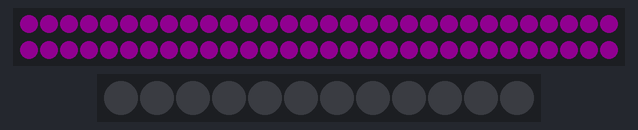
A sketch run on a simulated Arduino Uno, built with avr-gcc and run on an emulated ATmega328P. Parts: 60 RGB LEDs in strip order, left to right, continuing on the next row, 12 RGB LEDs in strip order, left to right. Dim RGB values are drawn brighter than linear; the local clock reads 2024-03-15 10:24:30 at power-on unless the sketch sets it.

Above: at 2.4 s.
At 3.7 s:
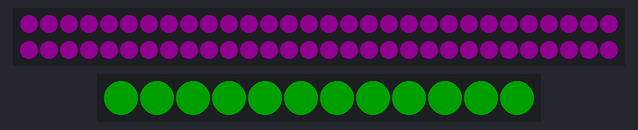
At 4.8 s:
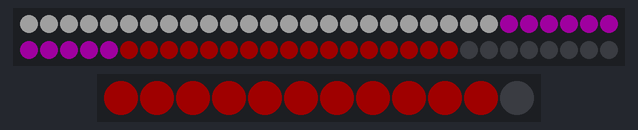
At 21.2 s:
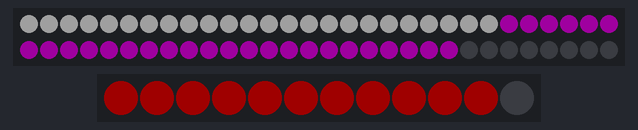
At 29.1 s:
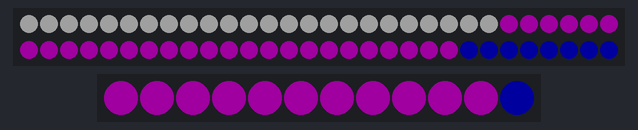
At 38.2 s:
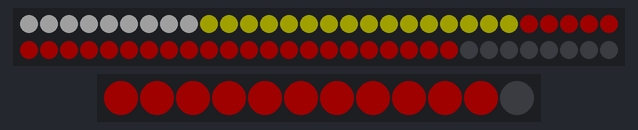

The sketch:

WS2812DS1307_60_12_clock.ino
```cpp
// (licence header left out)
#include <Wire.h>
#include <RTClib.h>
#include <Adafruit_NeoPixel.h>

#define PIXELPIN0 2
#define PIXELPIN 3

#define BRIGHTNESS 32

RTC_DS1307 RTC;
DateTime Clock;

Adafruit_NeoPixel strip0 = Adafruit_NeoPixel(12, PIXELPIN0, NEO_GRB + NEO_KHZ800);
Adafruit_NeoPixel strip = Adafruit_NeoPixel(60, PIXELPIN, NEO_GRB + NEO_KHZ800);

byte dialval, hourval, minuteval, secondval;

byte pixelColorRed, pixelColorGreen, pixelColorBlue;

void setup () {
  Wire.begin();
  RTC.begin();
//  Serial.begin(9600);   // Un Comment to output serial.....
  pinMode(PIXELPIN, OUTPUT);
  pinMode(PIXELPIN0, OUTPUT);
  if (! RTC.isrunning()) {
	Serial.println("RTC is NOT running!");
	RTC.adjust(DateTime(__DATE__, __TIME__));
  }
  strip.begin();
  strip.setBrightness(BRIGHTNESS);
  delay(50);
  colorWipe(strip.Color(125, 0, 125), 10);
  colorWipe(strip.Color(0, 255, 0), 10);
  colorWipe(strip.Color(125, 0, 125), 10);
  delay(500);
  strip0.begin();
  strip0.setBrightness(BRIGHTNESS);
  delay(50);
  colorWipe0(strip0.Color(125, 0, 125), 30);
  colorWipe0(strip0.Color(0, 255, 0), 40);
  colorWipe0(strip0.Color(125, 0, 125), 20);
  colorWipe0(strip0.Color(0, 0, 0), 10);
  delay(500);

}

void loop () {
  Clock = RTC.now();

  secondval = Clock.second();
  minuteval = Clock.minute();
  hourval = Clock.hour();
  dialval = Clock.hour();
  if(hourval > 11) hourval -= 12; // This clock is 12 hour, if 13-23, convert to 0-11
  if(dialval > 11) dialval -= 12; // This clock is 12 hour, if 13-23, convert to 0-11
  hourval = ((((hourval*60) / 12) - 1)+(minuteval / 12));  //Represent the hour number on dial 12 minute steps.
  minuteval =   minuteval - 1; // Adjust the minute to reflect the dial position
  for(uint8_t i=0; i<strip.numPixels(); i++) {

	if (i <= secondval) {
  	pixelColorBlue = 255;
	}
	else {
  	pixelColorBlue = 0;
	}

	if (i <= minuteval) {
  	pixelColorGreen = 255;
	}
	else {
  	pixelColorGreen = 0;
	}

	if (i <= hourval) {
  	pixelColorRed = 255;
	}
	else {
  	pixelColorRed = 0;
	}

	strip.setPixelColor(i, strip.Color(pixelColorRed, pixelColorGreen, pixelColorBlue));

  }
  for(uint8_t i=0; i<strip0.numPixels(); i++) {
	if (i <= dialval) {
  	pixelColorRed = 255;
	}
	else {
  	pixelColorRed = 0;
	}

    	strip0.setPixelColor(i, strip0.Color(pixelColorRed, pixelColorGreen, pixelColorBlue));


  }
/*            // Un Comment to output serial.....
   Serial.print(dialval, DEC);
   Serial.print(':');
   Serial.print(hourval, DEC);
   Serial.print(':');
   Serial.print(minuteval, DEC);
   Serial.print(':');
   Serial.println(secondval, DEC);
  */
  strip.show();
  strip0.show();
  delay(200);
}
void colorWipe(uint32_t c, uint8_t wait) {
  for(uint16_t i=0; i<strip.numPixels(); i++) {
	strip.setPixelColor(i, c);
	strip.show();
	delay(wait);
  }
}
void colorWipe0(uint32_t c, uint8_t wait) {
  for(uint16_t i=0; i<strip0.numPixels(); i++) {
	strip0.setPixelColor(i, c);
	strip0.show();
	delay(wait);
  }
}
```

Measured:
- what the display in image 4 shows lasts 1.1 s, from 29.0 s to 30.1 s
